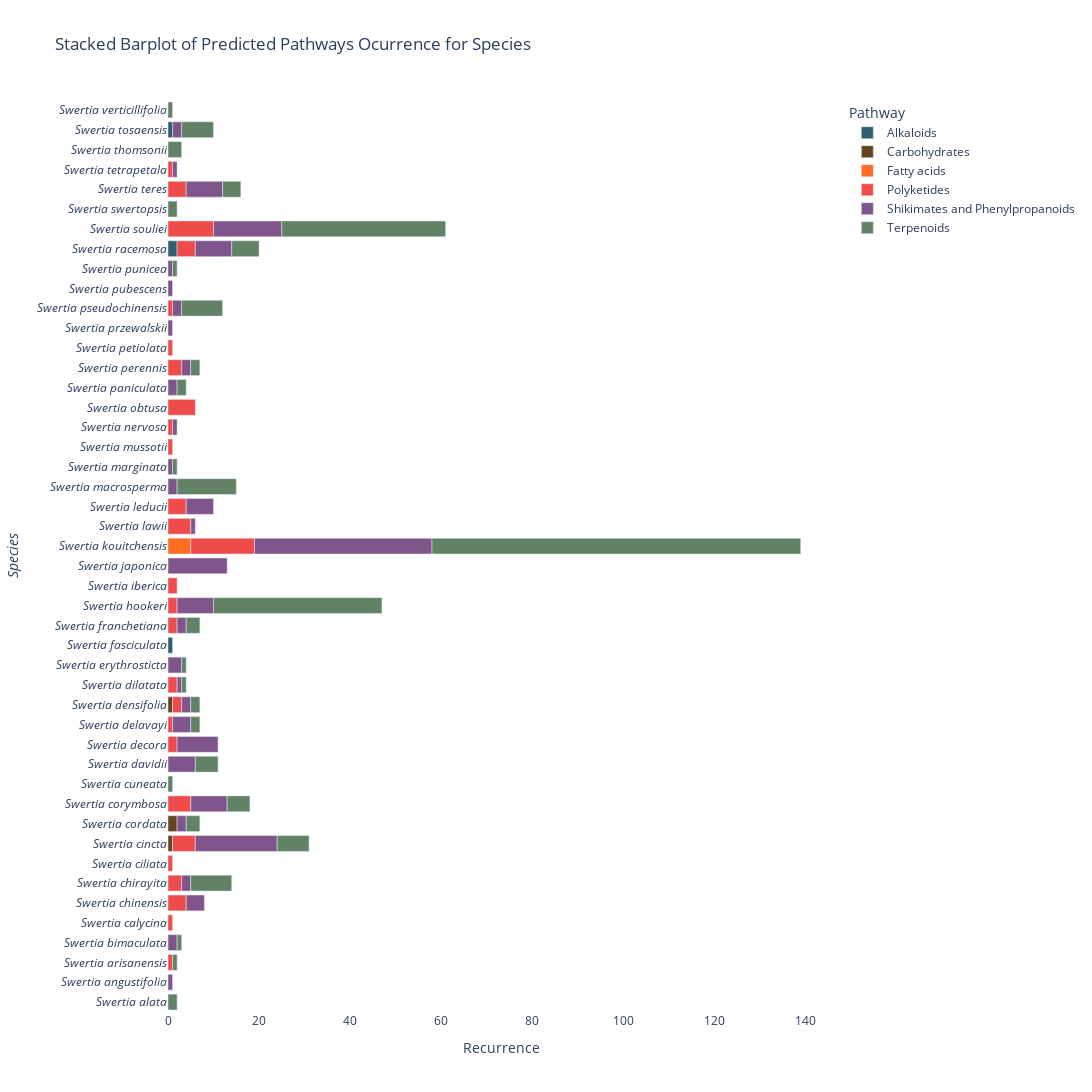

The cell this chart's notebook holds for it:
### Markdown cell above
# BARPLOT PATHWAY - SPECIES

### Code cell
# Step 1: Initialize an empty DataFrame to store all data
all_data = pd.DataFrame(columns=['organism_taxonomy_09species', 'structure_taxonomy_npclassifier_01pathway'])

# Step 2: Read data from all .tsv files in the output_folder
species_data_folder = os.path.join(output_folder, 'species_data')
for filename in os.listdir(species_data_folder):
    if filename.endswith(".tsv"):
        file_data = pd.read_csv(os.path.join(species_data_folder, filename), sep='\t')
        all_data = pd.concat([all_data, file_data])

# Step 3: Rename the "queried_taxaLabel" column to "species"
all_data.rename(columns={'organism_taxonomy_09species': 'species'}, inplace=True)
all_data.rename(columns={'structure_taxonomy_npclassifier_01pathway': 'Pathway'}, inplace=True)

# Remove 'API Error-API Error' and 'Not Classified-Not Classified'
all_data = all_data[(all_data['Pathway'] != 'API Error') & (all_data['Pathway'] != 'Not Classified')]

# Step 4: Group and aggregate data to calculate recurrence
agg_data = all_data.groupby(['species', 'Pathway']).size().reset_index(name='recurrence')

# Convert 'species' column to categorical data
agg_data['species'] = pd.Categorical(agg_data['species'], categories=agg_data['species'].unique(), ordered=True)

# Get unique species names
unique_species = agg_data['species'].unique()

# Get unique pathways and sort them alphabetically
unique_pathways = sorted(agg_data['Pathway'].unique())

# Calculate total recurrence for each species
total_recurrence_per_species = agg_data.groupby('species')['recurrence'].sum()


# Step 5: Create the stacked barplot with custom colors
fig = px.bar(agg_data, y='species', x='recurrence',
             title='Stacked Barplot of Predicted Pathways Ocurrence for Species',
             labels={'recurrence': 'Recurrence'},
             color='Pathway',
             color_discrete_map=pathway_colors,  # Use custom colors
             category_orders={'species': unique_species, 'Pathway' :unique_pathways },
             orientation='h'
            )

# Modify the y-axis label
fig.update_yaxes(title_text='<i>Species<i>')

# Set species labels in italics
fig.update_layout(yaxis=dict(tickmode='array', 
                              tickvals=list(range(len(unique_species))), 
                              ticktext=[f'<i>{species}</i>' for species in unique_species]
                              ))

# Set a white background
fig.update_layout(plot_bgcolor='white')

# Modify the size of the figure
fig.update_layout(width=1500, height=1500)

# Save the figure as an HTML file
fig.write_html(f'{output_folder}Wikidata_pathway_barplot_species.html')

# Show or save the figure
fig.show()

### Figure 1 — Plotly figure (JSON) as saved in the notebook; plotly's stock layout.template omitted (floating-point values rounded to 4 significant figures)
{"data": [{"alignmentgroup": "True", "hovertemplate": "Pathway=Alkaloids<br>Recurrence=%{x}<br>species=%{y}<extra></extra>", "legendgroup": "Alkaloids", "marker": {"color": "#305F72", "pattern": {"shape": ""}}, "name": "Alkaloids", "offsetgroup": "Alkaloids", "orientation": "h", "showlegend": true, "textposition": "auto", "type": "bar", "x": [1, 2, 1], "xaxis": "x", "y": ["Swertia angustifolia", "Swertia ciliata", "Swertia marginata"], "yaxis": "y"}, {"alignmentgroup": "True", "hovertemplate": "Pathway=Carbohydrates<br>Recurrence=%{x}<br>species=%{y}<extra></extra>", "legendgroup": "Carbohydrates", "marker": {"color": "#65451F", "pattern": {"shape": ""}}, "name": "Carbohydrates", "offsetgroup": "Carbohydrates", "orientation": "h", "showlegend": true, "textposition": "auto", "type": "bar", "x": [1, 2, 1], "xaxis": "x", "y": ["Swertia obtusa", "Swertia pubescens", "Swertia punicea"], "yaxis": "y"}, {"alignmentgroup": "True", "hovertemplate": "Pathway=Fatty acids<br>Recurrence=%{x}<br>species=%{y}<extra></extra>", "legendgroup": "Fatty acids", "marker": {"color": "#FF6C22", "pattern": {"shape": ""}}, "name": "Fatty acids", "offsetgroup": "Fatty acids", "orientation": "h", "showlegend": true, "textposition": "auto", "type": "bar", "x": [5], "xaxis": "x", "y": ["Swertia japonica"], "yaxis": "y"}, {"alignmentgroup": "True", "hovertemplate": "Pathway=Polyketides<br>Recurrence=%{x}<br>species=%{y}<extra></extra>", "legendgroup": "Polyketides", "marker": {"color": "#EF4B4B", "pattern": {"shape": ""}}, "name": "Polyketides", "offsetgroup": "Polyketides", "orientation": "h", "showlegend": true, "textposition": "auto", "type": "bar", "x": [1, 4, 10, 4, 1, 1, 3, 6, 1, 1, 4, 5, 14, 2, 2, 2, 2, 2, 1, 2, 5, 5, 1, 3, 4, 1, 1], "xaxis": "x", "y": ["Swertia bimaculata", "Swertia calycina", "Swertia chirayita", "Swertia ciliata", "Swertia corymbosa", "Swertia davidii", "Swertia decora", "Swertia densifolia", "Swertia dilatata", "Swertia erythrosticta", "Swertia hookeri", "Swertia iberica", "Swertia japonica", "Swertia lawii", "Swertia leducii", "Swertia macrosperma", "Swertia nervosa", "Swertia obtusa", "Swertia paniculata", "Swertia perennis", "Swertia pseudochinensis", "Swertia punicea", "Swertia racemosa", "Swertia souliei", "Swertia swertopsis", "Swertia teres", "Swertia thomsonii"], "yaxis": "y"}, {"alignmentgroup": "True", "hovertemplate": "Pathway=Shikimates and Phenylpropanoids<br>Recurrence=%{x}<br>species=%{y}<extra></extra>", "legendgroup": "Shikimates and Phenylpropanoids", "marker": {"color": "#80558C", "pattern": {"shape": ""}}, "name": "Shikimates and Phenylpropanoids", "offsetgroup": "Shikimates and Phenylpropanoids", "orientation": "h", "showlegend": true, "textposition": "auto", "type": "bar", "x": [2, 1, 8, 15, 8, 1, 1, 2, 1, 2, 2, 1, 1, 2, 6, 1, 39, 13, 8, 2, 3, 1, 2, 4, 9, 6, 8, 2, 18, 2, 4, 2, 1], "xaxis": "x", "y": ["Swertia angustifolia", "Swertia bimaculata", "Swertia calycina", "Swertia chirayita", "Swertia ciliata", "Swertia cincta", "Swertia cordata", "Swertia corymbosa", "Swertia cuneata", "Swertia decora", "Swertia delavayi", "Swertia dilatata", "Swertia fasciculata", "Swertia franchetiana", "Swertia hookeri", "Swertia iberica", "Swertia japonica", "Swertia kouitchensis", "Swertia leducii", "Swertia macrosperma", "Swertia mussotii", "Swertia nervosa", "Swertia obtusa", "Swertia paniculata", "Swertia perennis", "Swertia petiolata", "Swertia pseudochinensis", "Swertia pubescens", "Swertia punicea", "Swertia souliei", "Swertia swertopsis", "Swertia tetrapetala", "Swertia tosaensis"], "yaxis": "y"}, {"alignmentgroup": "True", "hovertemplate": "Pathway=Terpenoids<br>Recurrence=%{x}<br>species=%{y}<extra></extra>", "legendgroup": "Terpenoids", "marker": {"color": "#618264", "pattern": {"shape": ""}}, "name": "Terpenoids", "offsetgroup": "Terpenoids", "orientation": "h", "showlegend": true, "textposition": "auto", "type": "bar", "x": [1, 7, 3, 4, 2, 36, 6, 1, 9, 2, 2, 1, 13, 81, 37, 3, 1, 1, 2, 2, 5, 1, 5, 3, 7, 9, 1, 1, 2], "xaxis": "x", "y": ["Swertia alata", "Swertia angustifolia", "Swertia arisanensis", "Swertia calycina", "Swertia chinensis", "Swertia chirayita", "Swertia ciliata", "Swertia cincta", "Swertia corymbosa", "Swertia decora", "Swertia delavayi", "Swertia fasciculata", "Swertia franchetiana", "Swertia japonica", "Swertia leducii", "Swertia macrosperma", "Swertia mussotii", "Swertia nervosa", "Swertia obtusa", "Swertia paniculata", "Swertia petiolata", "Swertia przewalskii", "Swertia pseudochinensis", "Swertia pubescens", "Swertia punicea", "Swertia souliei", "Swertia tetrapetala", "Swertia thomsonii", "Swertia verticillifolia"], "yaxis": "y"}], "layout": {"barmode": "relative", "height": 1500, "legend": {"title": {"text": "Pathway"}, "tracegroupgap": 0}, "plot_bgcolor": "white", "title": {"text": "Stacked Barplot of Predicted Pathways Ocurrence for Species"}, "width": 1500, "xaxis": {"anchor": "y", "domain": [0, 1], "title": {"text": "Recurrence"}}, "yaxis": {"anchor": "x", "categoryarray": ["Swertia verticillifolia", "Swertia tosaensis", "Swertia thomsonii", "Swertia tetrapetala", "Swertia teres", "Swertia swertopsis", "Swertia souliei", "Swertia racemosa", "Swertia punicea", "Swertia pubescens", "Swertia pseudochinensis", "Swertia przewalskii", "Swertia petiolata", "Swertia perennis", "Swertia paniculata", "Swertia obtusa", "Swertia nervosa", "Swertia mussotii", "Swertia marginata", "Swertia macrosperma", "Swertia leducii", "Swertia lawii", "Swertia kouitchensis", "Swertia japonica", "Swertia iberica", "Swertia hookeri", "Swertia franchetiana", "Swertia fasciculata", "Swertia erythrosticta", "Swertia dilatata", "Swertia densifolia", "Swertia delavayi", "Swertia decora", "Swertia davidii", "Swertia cuneata", "Swertia corymbosa", "Swertia cordata", "Swertia cincta", "Swertia ciliata", "Swertia chirayita", "Swertia chinensis", "Swertia calycina", "Swertia bimaculata", "Swertia arisanensis", "Swertia angustifolia", "Swertia alata"], "categoryorder": "array", "domain": [0, 1], "tickmode": "array", "ticktext": ["<i>Swertia alata</i>", "<i>Swertia angustifolia</i>", "<i>Swertia arisanensis</i>", "<i>Swertia bimaculata</i>", "<i>Swertia calycina</i>", "<i>Swertia chinensis</i>", "<i>Swertia chirayita</i>", "<i>Swertia ciliata</i>", "<i>Swertia cincta</i>", "<i>Swertia cordata</i>", "<i>Swertia corymbosa</i>", "<i>Swertia cuneata</i>", "<i>Swertia davidii</i>", "<i>Swertia decora</i>", "<i>Swertia delavayi</i>", "<i>Swertia densifolia</i>", "<i>Swertia dilatata</i>", "<i>Swertia erythrosticta</i>", "<i>Swertia fasciculata</i>", "<i>Swertia franchetiana</i>", "<i>Swertia hookeri</i>", "<i>Swertia iberica</i>", "<i>Swertia japonica</i>", "<i>Swertia kouitchensis</i>", "<i>Swertia lawii</i>", "<i>Swertia leducii</i>", "<i>Swertia macrosperma</i>", "<i>Swertia marginata</i>", "<i>Swertia mussotii</i>", "<i>Swertia nervosa</i>", "<i>Swertia obtusa</i>", "<i>Swertia paniculata</i>", "<i>Swertia perennis</i>", "<i>Swertia petiolata</i>", "<i>Swertia przewalskii</i>", "<i>Swertia pseudochinensis</i>", "<i>Swertia pubescens</i>", "<i>Swertia punicea</i>", "<i>Swertia racemosa</i>", "<i>Swertia souliei</i>", "<i>Swertia swertopsis</i>", "<i>Swertia teres</i>", "<i>Swertia tetrapetala</i>", "<i>Swertia thomsonii</i>", "<i>Swertia tosaensis</i>", "<i>Swertia verticillifolia</i>"], "tickvals": [0, 1, 2, 3, 4, 5, 6, 7, 8, 9, 10, 11, 12, 13, 14, 15, 16, 17, 18, 19, 20, 21, 22, 23, 24, 25, 26, 27, 28, 29, 30, 31, 32, 33, 34, 35, 36, 37, 38, 39, 40, 41, 42, 43, 44, 45], "title": {"text": "<i>Species<i>"}}}}
